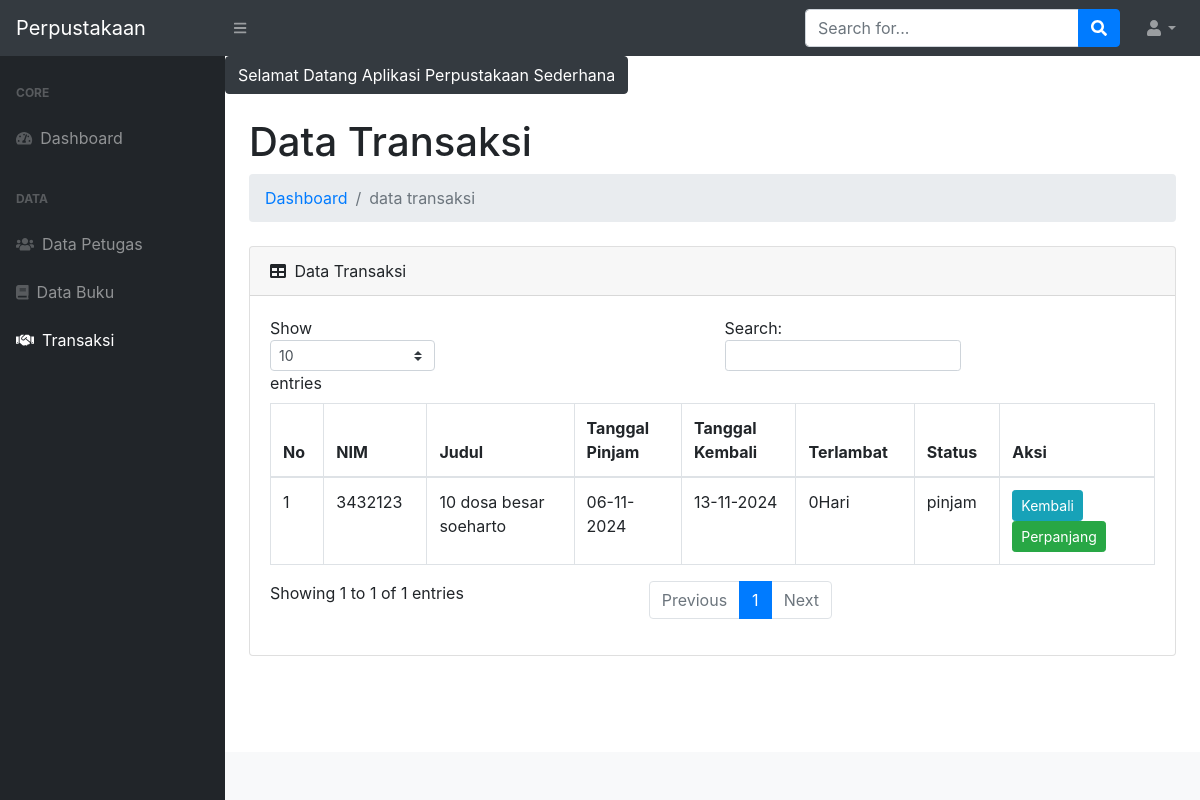
Screenshot of /?p=transaksi (signed in) with the database file from the repository.
### tables this page shows
CREATE TABLE `tb_transaksi` (
  `id_transaksi` int(11) NOT NULL,
  `id_buku` int(11) NOT NULL,
  `nim_transaksi` int(11) NOT NULL,
  `id_anggota` int(11) NOT NULL,
  `tgl_pinjam` varchar(50) NOT NULL,
  `tgl_kembali` varchar(50) NOT NULL,
  `status` varchar(30) NOT NULL
);

CREATE TABLE `tb_anggota` (
  `id_anggota` int(11) NOT NULL,
  `nim` int(11) NOT NULL,
  `nama_anggota` varchar(50) NOT NULL,
  `tempat_lahir` varchar(100) NOT NULL,
  `tgl_lahir` date NOT NULL,
  `jk` enum('L','P') NOT NULL,
  `prodi` varchar(75) NOT NULL
);

CREATE TABLE `tb_buku` (
  `id_buku` int(11) NOT NULL,
  `judul_buku` varchar(200) NOT NULL,
  `pengarang_buku` varchar(100) NOT NULL,
  `penerbit_buku` varchar(150) NOT NULL,
  `tahun_terbit` varchar(4) NOT NULL,
  `isbn` varchar(25) NOT NULL,
  `jumlah_buku` int(3) NOT NULL,
  `kategori` varchar(20) NOT NULL,
  `lokasi` enum('Rak 1','Rak 2','Rak 3') NOT NULL,
  `tgl_input` date NOT NULL,
  `foto` varchar(255) NOT NULL
);

### page/transaksi/function.php (called while the page is built)
<?php
function terlambat($tgl_dateline, $tgl_kembali) {
	$tgl_dateline_pecah = explode('-', $tgl_dateline);
	$tgl_dateline_pecah = $tgl_dateline_pecah[2].'-'.$tgl_dateline_pecah[1].'-'.$tgl_dateline_pecah[0];
	$tgl_kembali_pecah = explode('-', $tgl_kembali);
	$tgl_kembali_pecah = $tgl_kembali_pecah[2].'-'.$tgl_kembali_pecah[1].'-'.$tgl_kembali_pecah[0];
	$selisih = strtotime($tgl_kembali_pecah) - strtotime($tgl_dateline_pecah);
	$selisih = $selisih/86400;
	if ($selisih >= 1) {
		$hasil_tgl = floor($selisih);
	}else{
		$hasil_tgl = 0;
	}
	return $hasil_tgl;
}
?>

### page/transaksi/transaksi.php (the view, shortened to what this page needs)
<?php
require_once 'function.php';
$sql = $conn->query("SELECT * FROM tb_transaksi INNER JOIN tb_buku
										ON tb_transaksi.id_buku = tb_buku.id_buku INNER JOIN tb_anggota
										ON tb_transaksi.id_anggota = tb_anggota.id_anggota WHERE status = 'pinjam'
										") or die(mysqli_error($conn));
?>
	<?php var_dump($pecah); ?>
<h1 class="mt-4">Data Transaksi</h1>
<ol class="breadcrumb mb-4">
    <li class="breadcrumb-item"><a href="index.php">Dashboard</a></li>
    <li class="breadcrumb-item active">data transaksi</li>
</ol>
<div class="card mb-4">
    <div class="card-header">
        <i class="fas fa-table mr-1"></i>
        Data Transaksi
    </div>
    <div class="card-body">
        <div class="table-responsive">
            <table class="table table-bordered" id="dataTable" width="100%" cellspacing="0">
                <thead>
                    <tr>
                        <th>No</th>
                        <th>NIM</th>
                        <th>Judul</th>
                        <th>Tanggal Pinjam</th>
                        <th>Tanggal Kembali</th>
                        <th>Terlambat</th>
                        <th>Status</th>
                        <th>Aksi</th>
                    </tr>
                </thead>
                <tbody>
                    <?php
                    $no = 1;
                    while ($pecah = $sql->fetch_assoc()) {
                    ?>
                    <tr>
                        <td><?= $no++; ?></td>
                        <td><?= $pecah['nim']; ?></td>
                        <td><?= $pecah['judul_buku']; ?></td>
                        <td><?= $pecah['tgl_pinjam']; ?></td>
                        <td><?= $pecah['tgl_kembali']; ?></td>
                        <td>
                        	<?php
                        	$denda = 1000;
                        	$tgl_dateline = $pecah['tgl_kembali'];
                        	$tgl_kembali = date('d-m-Y');
                        	$lambat = terlambat($tgl_dateline, $tgl_kembali);
                        	$denda1 = $lambat * $denda;
                        	if($lambat > 0) { ?>
                        		<div style='color:red;'><?= $lambat ?> hari<br> (Rp. <?= number_format($denda1) ?>)</div>
                        	<?php
                        	} else {
                        		echo $lambat . "Hari";
                        	}
                        	?>
                        </td>
                        <td><?= $pecah['status']; ?></td>
                        <td>
                            <a href="?p=transaksi&aksi=kembali&id=<?= $pecah['id_transaksi']; ?>&judul=<?= $pecah['judul_buku']; ?>" class="btn btn-info btn-sm">Kembali</a>
                            <a href="?p=transaksi&aksi=perpanjang&id=<?= $pecah['id_transaksi']; ?>&judul=<?= $pecah['judul_buku']; ?>&lambat=<?= $lambat ?>&tgl_kembali=<?= $pecah['tgl_kembali']; ?>" class="btn btn-success btn-sm">Perpanjang</a>
                        </td>
                    </tr>
                    <?php } ?>
                </tbody>
            </table>
        </div>
    </div>
</div>

### rows the page displays
tb_transaksi: id_anggota.nim "3432123", id_buku.judul_buku "10 dosa besar soeharto", tgl_pinjam "06-11-2024", tgl_kembali "13-11-2024", tgl_kembali "0", status "pinjam"
